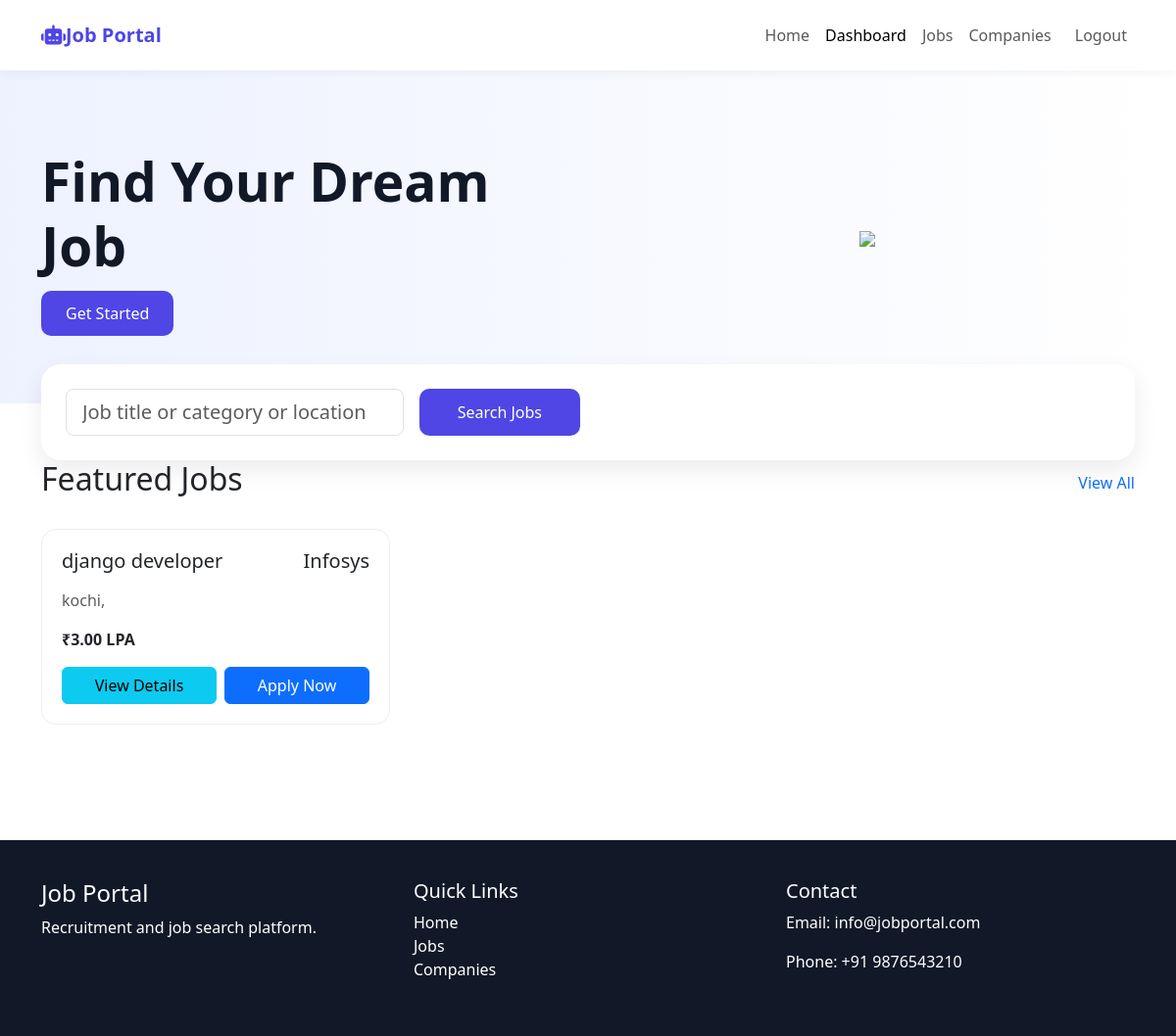
Screenshot of / (signed in) with the database file from the repository.
### job/models.py (models this page shows, shortened)
class Job(models.Model):
    JOB_TYPES = (
        ('Full Time', 'Full Time'),
        ('Part Time', 'Part Time'),
        ('Internship', 'Internship'),
        ('Remote', 'Remote'),
    )
    EXPERIENCE_CHOICES = [
        ('Fresher', 'Fresher'),
        ('0-1', '0-1 Years'),
        ('1-3', '1-3 Years'),
        ('3-5', '3-5 Years'),
        ('5-10', '5-10 Years'),
        ('10+', '10+ Years'),
    ]
    title = models.CharField(max_length=200)
    company = models.ForeignKey(
        Company,
        on_delete=models.CASCADE,
        related_name='jobs'
    )
    location = models.CharField(max_length=200)
    salary = models.DecimalField(max_digits=10, decimal_places=2, null=True, blank=True)
    job_type = models.CharField(max_length=20, choices=JOB_TYPES)
    experience = models.CharField(
            max_length=20,
            choices=EXPERIENCE_CHOICES
        )
    vacancies = models.PositiveIntegerField(default=1)
    description = models.TextField()
    category = models.ForeignKey(
        JobCategory,
        on_delete=models.CASCADE
    )
    skills = models.ManyToManyField(Skill)
    posted_date = models.DateTimeField(auto_now_add=True)
    application_deadline = models.DateField()
    is_active = models.BooleanField(default=True)
    is_featured = models.BooleanField(default=False)
    plan = models.ForeignKey(
        FeaturedPlan,
        on_delete=models.CASCADE,
        null=True,
        blank=True
    )
    featured_until = models.DateField(
        null=True,
        blank=True
    )

### employer/models.py (models this page shows, shortened)
class Company(models.Model):
    user = models.OneToOneField(
        settings.AUTH_USER_MODEL,
        on_delete=models.CASCADE
    )
    COMPANY_SIZE_CHOICES = [
        ('1-10', '1-10 Employees'),
        ('11-50', '11-50 Employees'),
        ('51-200', '51-200 Employees'),
        ('201-500', '201-500 Employees'),
        ('501-1000', '501-1000 Employees'),
        ('1001+', '1001+ Employees'),
    ]
    company_name = models.CharField(max_length=200)
    logo = models.ImageField(upload_to='company_logos/', blank=True, null=True)
    industry = models.ForeignKey(
        Industry,
        on_delete=models.CASCADE
    )
    website = models.URLField(blank=True, null=True)
    linkedin_url = models.URLField(blank=True, null=True)
    facebook_url = models.URLField(blank=True, null=True)
    email = models.EmailField()
    phone = models.CharField(max_length=15)
    address = models.TextField()
    city = models.CharField(max_length=100)
    state = models.CharField(max_length=100)
    country = models.CharField(max_length=100)
    company_size = models.CharField(
                    max_length=20,
                    choices=COMPANY_SIZE_CHOICES
                )
    description = models.TextField(blank=True, null=True)
    founded_year = models.PositiveIntegerField(blank=True, null=True)
    is_verified = models.BooleanField(default=False)
    created_at = models.DateTimeField(auto_now_add=True)

### accounts/views.py (the view)
# urls.py: path('', views.home, name='home'),
def home(request):
    applied_jobs = []
    featured_jobs = Job.objects.filter(
        is_featured=True,
        company__is_verified=True,
        featured_until__gte=timezone.now().date()
    ).order_by('-id')[:6]
    if request.user.is_authenticated:
        try:
            jobseeker = JobSeeker.objects.get(user=request.user)
            applied_jobs = JobApplication.objects.filter(
                applicant=jobseeker
            ).values_list('job_id', flat=True)
        except JobSeeker.DoesNotExist:
            pass
    context = {
        'featured_jobs': featured_jobs,
        'applied_jobs': applied_jobs
    }
    return render(request, 'accounts/home.html', context)

### templates/accounts/home.html (shortened to what this page needs)
{% extends 'base.html' %}
{% load static %}
{%  block css %}
  <link rel="stylesheet" href="{% static 'css/style.css' %}">
  <link rel="stylesheet" href="{% static 'css/home.css' %}">
   {% endblock %}
{% block content %}
<section class="hero">
  <div class="container">
    <div class="row align-items-center">
      <div class="col-lg-6">
        <h1>Find Your Dream Job</h1>
        <div class="mt-4">
          <a href="jobseeker/register/" style="text-decoration: none;" class="btn-main me-3">Get Started</a>
        </div>
      </div>
      <div class="col-lg-6 text-center mt-5 mt-lg-0">
        <img src="https://cdn-icons-png.flaticon.com/512/4712/4712109.png"
             class="img-fluid"
             width="450">
      </div>
    </div>
  </div>
</section>
<div class="container">
  <div class="search-box">
    <form method="get" action="/jobs">
    <div class="row g-3">
      <div class="col-md-4">
        <input type="text" name="q" class="form-control form-control-lg" placeholder="Job title or category or location">
      </div>
      <div class="col-md-2 d-grid">
        <button  class="btn-main" type="submit">Search Jobs</button>
      </div>
</form>
    </div>
  </div>
</div>
<section class="pb-5">
  <div class="container">
    <div class="d-flex justify-content-between align-items-center mb-4">
      <h2>Featured Jobs</h2>
      <a href="/jobs/featured_jobs/" class="text-decoration-none">View All</a>
    </div>
    <div class="row">
    {% for job in featured_jobs %}
      <div class="col-md-6 col-lg-4">
        <div class="job-card">
          <div class="d-flex justify-content-between">
            <h5>{{job.title}}</h5>
            <h5>{{job.company.company_name}}</h5>
          </div>
          <p class="text-muted mt-2">{{job.location}}, {{job.country}}</p>
          <div class="d-flex justify-content-between align-items-center">
            <strong>₹{{job.salary}} LPA</strong>
          </div>
          <div class="d-flex gap-2 mt-3">
         <a href="{% url 'job_details' job.id %}"
       class="btn btn-info flex-fill">
        View Details
    </a>
    {% if job.id in applied_jobs %}
        <button class="btn btn-success flex-fill"  disabled>
            Applied
        </button>
    {% else %}
        <a href="{% url 'job_details' job.id %}"
           class="btn btn-primary flex-fill">
            Apply Now
        </a>
    {% endif %}
</div>
        </div>
      </div>
      {%endfor%}
    </div>
  </div>
</section>
 {% endblock %}

### static/css/style.css (style rules this page uses)
body { font-family: Arial, sans-serif; background: #f5f7fb; display: flex; flex-direction: column; min-height: 100vh; }
html, body { height: 100%; margin: 0; }

### static/css/home.css (style rules this page uses)
.hero { padding: 80px 0; background: linear-gradient(to right, #eef2ff, #ffffff); }
.hero h1 { font-size: 55px; font-weight: bold; color: #111827; }
.btn-main { background: #4f46e5; color: white; padding: 12px 25px; border-radius: 10px; border: none; }
.search-box { background: white; padding: 25px; border-radius: 20px; margin-top: -40px; box-shadow: 0 10px 25px rgba(0,0,0,0.08); }
.job-card { background: white; border-radius: 15px; padding: 20px; margin-bottom: 20px; transition: 0.3s; border: 1px solid #eee; }

### rows the page displays
Job: title "django developer", company.company_name "Infosys", location "kochi", salary "3.00", shows "Apply Now"
